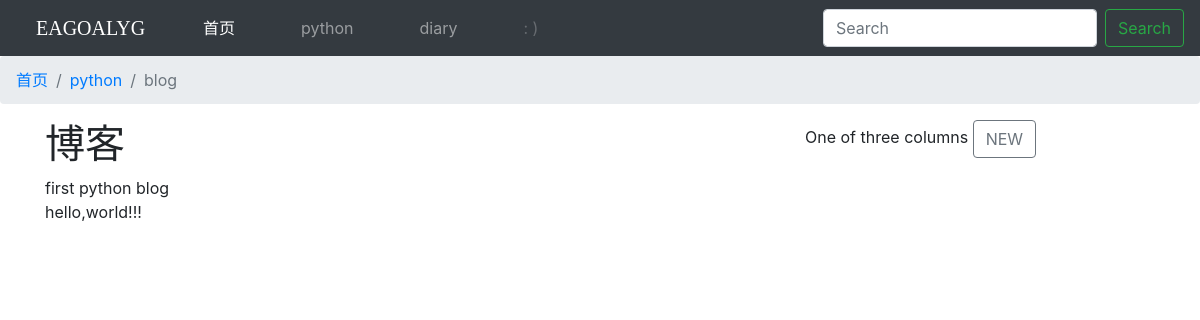
The app's page /1/, older data.
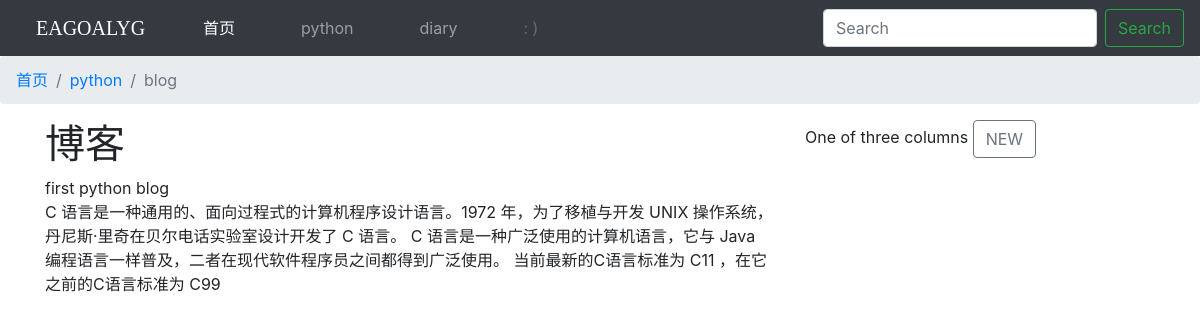
The same page, newer data.
### blog/models.py (models this page shows, shortened)
class Blog(models.Model):
    title = models.CharField(max_length=30)
    blog_type = models.ForeignKey(BlogType, on_delete=models.DO_NOTHING)
    created_at = models.DateTimeField(auto_now_add=True)
    content = models.TextField()
    author = models.ForeignKey(User, on_delete=models.DO_NOTHING)

class BlogType(models.Model):
    type_name = models.CharField(max_length=15)

### blog/views.py (the view)
# urls.py: path('<int:blog_pk>/', views.blog_detail, name='blog_detail'),
def blog_detail(request, blog_pk):
    blog = get_object_or_404(Blog, pk=blog_pk)
    blog_types = BlogType.objects.all()
    context = {'blog': blog, 'blog_types':blog_types}
    return render(request, 'blog/blog_detail.html', context)

### blog/templates/blog/blog_detail.html (shortened to what this page needs)
{% extends 'blog/base.html' %}
{% load static %}
{% block breadcrumb %}
<nav aria-label="breadcrumb">
  	<ol class="breadcrumb">
    	<li class="breadcrumb-item"><a href="{% url 'blog:index' %}">首页</a></li>
    	<li class="breadcrumb-item"><a href="{% url 'blog:blog_classification' blog.blog_type.pk %}">{{ blog.blog_type.type_name }}</a></li>
    	<li class="breadcrumb-item active" aria-current="page">blog</li>
 	</ol>
</nav>
{% endblock %}
{% block content %}
<h1>博客</h1>
<ul>
    <li>{{ blog.title }}</li>
    <li>{{ blog.content }}</li>
</ul>
{% endblock %}

Row changes from the older to the newer data that the page shows:
changed Blog "first python blog": content "hello,world!!!" → "C 语言是一种通用的、面向过程式的计算机程序设计语言。1972 年，为了移植与开发 UNIX 操作系统，丹尼斯·里奇在贝尔电话实验室设计开发了 C 语言。 C 语言是一种广泛使用的计算机语言，它与 Java 编程语言一样普及，二者在现代软件程序员之间都得到广泛使用。 当前最新的C语言标准为 C11 ，在它之前的C语言标准为 C99"
